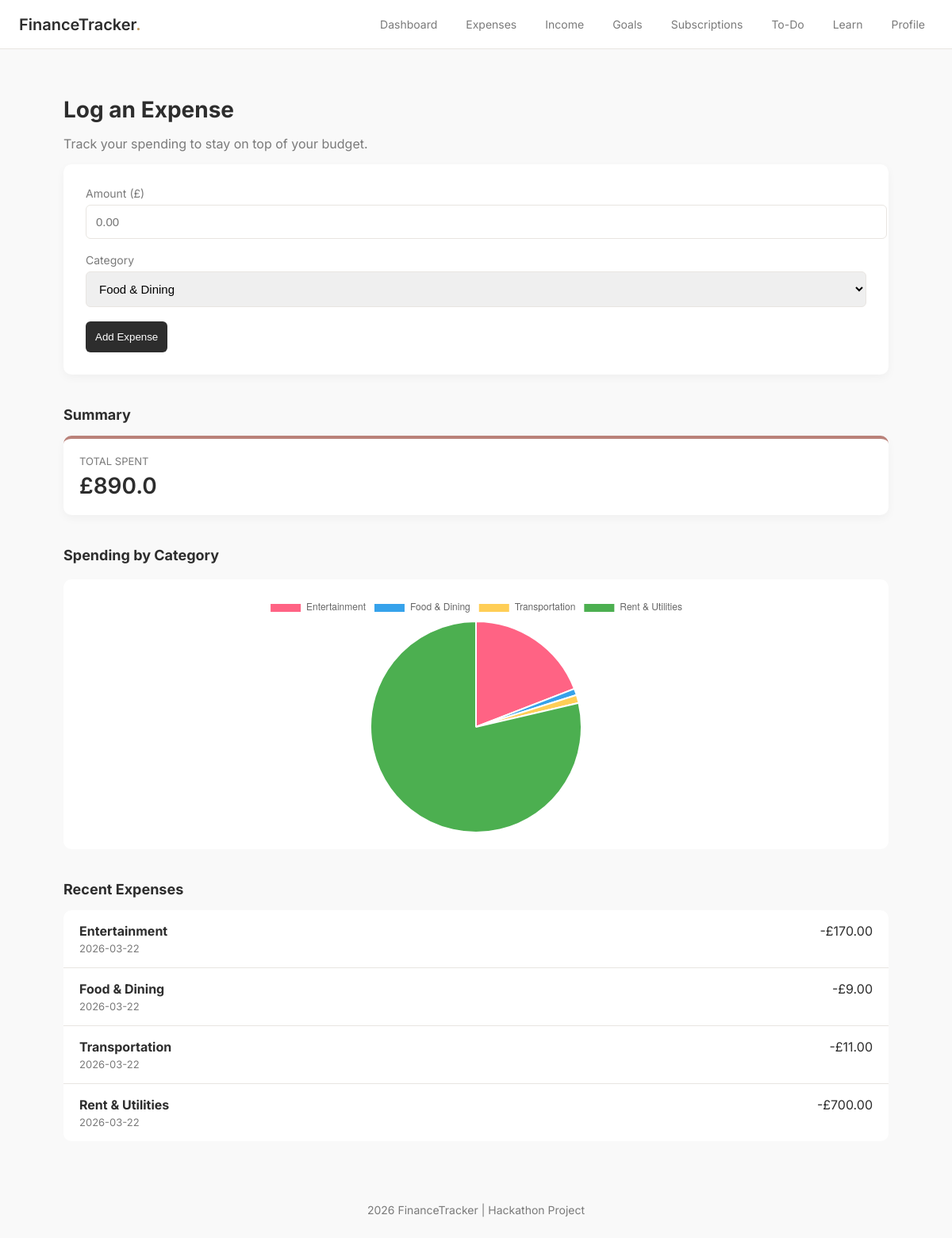
The page /expenses/oleksii on the database its author committed.
### tables this page shows
CREATE TABLE expenses (
        id INTEGER PRIMARY KEY AUTOINCREMENT,
        user_id INTEGER,
        amount REAL,
        category TEXT,
        date TEXT
    );

### app.py (the view, shortened to what this page needs)
@app.route("/expenses/<username>", methods=["GET", "POST"])
def expenses(username):
    user_id = get_user_id(username)
    if not user_id:
        return redirect(url_for("index"))
    conn = get_db()
    data = conn.execute(
        "SELECT * FROM expenses WHERE user_id=?",
        (user_id,)
    ).fetchall()
    conn.close()
    total_expenses = sum([e["amount"] for e in data])
    category_totals = defaultdict(float)
    for e in data:
        category_totals[e["category"]] += e["amount"]
    labels = list(category_totals.keys())
    values = list(category_totals.values())
    return render_template(
        "expenses.html",
        data=data,
        username=username,
        total_expenses=total_expenses,
        labels=labels,
        values=values
    )

### app.py (called while the page is built)
def get_db():
    conn = sqlite3.connect(DB)
    conn.row_factory = sqlite3.Row
    return conn

def get_user_id(username):
    conn = get_db()
    user = conn.execute(
        "SELECT id FROM users WHERE username=?",
        (username,)
    ).fetchone()
    conn.close()
    return user["id"] if user else None

@app.context_processor
def inject_user():
    username = request.view_args.get("username") if request.view_args else None
    return dict(current_user=username)

### templates/expenses.html (shortened to what this page needs)
{% extends "layout.html" %}
{% block navbar %}
    {% include "navbar.html" %}
{% endblock %}
{% block content %}
<div class="container">
    <div class="dashboard-header">
        <h1>Log an Expense</h1>
        <p>Track your spending to stay on top of your budget.</p>
    </div>
    <div class="form-card">
        <form method="POST">
            <div class="form-group">
                <label>Amount (£)</label>
                <input type="number" step="0.01" name="amount" class="form-control" placeholder="0.00" required>
            </div>
            <div class="form-group">
                <label>Category</label>
                <select name="category" class="form-control">
                    <option>Food & Dining</option>
                </select>
            </div>
            <button type="submit" class="btn-primary">Add Expense</button>
        </form>
    </div>
    <h3 class="section-title">Summary</h3>
    <div class="overview-grid">
        <div class="stat-card expense">
            <div class="stat-label">Total Spent</div>
            <div class="stat-value">£{{ total_expenses }}</div>
        </div>
    </div>
    <h3 class="section-title">Spending by Category</h3>
    <div class="chart-card small-chart">
        <canvas id="categoryChart"></canvas>
    </div>
    <h3 class="section-title">Recent Expenses</h3>
    <div class="transaction-list">
        {% if data %}
            {% for e in data %}
                <div class="transaction-item">
                    <div class="tx-details">
                        <h4>{{ e.category }}</h4>
                        <p>{{ e.date[:10] }}</p>
                    </div>
                    <div class="tx-amount">
                        -£{{ "{:,.2f}".format(e.amount|float) }}
                    </div>
                </div>
            {% endfor %}
        {% else %}
            <div class="empty-state" style="padding: 32px; text-align: center; color: #7A7A7A;">
                <p>No expenses yet.</p>
                <p>Start tracking to understand your spending </p>
            </div>
        {% endif %}
    </div>
</div>
{% endblock %}
{% block scripts %}
<script>
const ctx = document.getElementById('categoryChart');
new Chart(ctx, {
    type: 'pie',
    data: {
        labels: {{ labels|tojson }},
        datasets: [{
            data: {{ values|tojson }},
            backgroundColor: [
                '#FF6384',
                '#36A2EB',
                '#FFCE56',
                '#4CAF50',
                '#9966FF'
            ]
        }]
    }
});
</script>
{% endblock %}

### static/css/style.css (style rules this page uses)
body { font-family: 'Inter', -apple-system, BlinkMacSystemFont, "Segoe UI", sans-serif; background-color: #F9F9F9; color: #2D2D2D; margin: 0; -webkit-font-smoothing: antialiased; }
.container { max-width: 1040px; margin: 0 auto; padding: 40px 24px; }
.dashboard-header h1 { font-size: 28px; margin-bottom: 8px; }
.dashboard-header p { color: #7A7A7A; }
.section-title { font-size: 18px; margin: 40px 0 16px; }
.overview-grid { display: grid; grid-template-columns: repeat(auto-fit, minmax(220px, 1fr)); gap: 20px; }
.stat-card, .balance-card, .streak-card { background: #FFFFFF; padding: 20px; border-radius: 10px; box-shadow: 0 4px 12px rgba(0,0,0,0.04); }
.small-chart canvas { max-height: 300px; }
.stat-card.expense { border-top: 4px solid #BA827A; }
.stat-label { font-size: 13px; color: #7A7A7A; text-transform: uppercase; margin-bottom: 6px; }
.stat-value { font-size: 28px; font-weight: 600; }
.form-card { background: white; padding: 28px; border-radius: 10px; box-shadow: 0 4px 12px rgba(0,0,0,0.04); margin-bottom: 40px; }
.form-group { margin-bottom: 18px; }
.form-group label { font-size: 14px; color: #7A7A7A; display: block; margin-bottom: 6px; }
.form-control { width: 100%; padding: 12px; border-radius: 6px; border: 1px solid #E8E5E1; font-size: 15px; }
.btn-primary { background: #2D2D2D; color: white; border: none; padding: 12px; border-radius: 6px; cursor: pointer; }
.transaction-list { background: white; border-radius: 10px; overflow: hidden; }
.transaction-item { display: flex; justify-content: space-between; padding: 16px 20px; border-bottom: 1px solid #E8E5E1; }
.transaction-item:last-child { border-bottom: none; }
.tx-details h4 { margin: 0; }
.tx-details p { margin: 4px 0 0; font-size: 13px; color: #7A7A7A; }
.chart-card { background: white; padding: 20px; border-radius: 10px; margin-top: 20px; }

### rows shown on the page
expenses: category "Entertainment", date "2026-03-22", amount "170.00"
expenses: category "Food & Dining", date "2026-03-22", amount "9.00"
expenses: category "Transportation", date "2026-03-22", amount "11.00"
expenses: category "Rent & Utilities", date "2026-03-22", amount "700.00"

### other values the page prints
{{ total_expenses }} "890.0"
chart data {{ values|tojson }} [170.0, 9.0, 11.0, 700.0]
